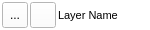
<?xml version="1.0" encoding="UTF-8"?>
<ui version="4.0">
 <class>LayerEntry</class>
 <widget class="QWidget" name="LayerEntry">
  <property name="geometry">
   <rect>
    <x>0</x>
    <y>0</y>
    <width>150</width>
    <height>30</height>
   </rect>
  </property>
  <property name="minimumSize">
   <size>
    <width>150</width>
    <height>30</height>
   </size>
  </property>
  <property name="maximumSize">
   <size>
    <width>300</width>
    <height>30</height>
   </size>
  </property>
  <property name="windowTitle">
   <string>Form</string>
  </property>
  <property name="autoFillBackground">
   <bool>false</bool>
  </property>
  <property name="styleSheet">
   <string notr="true">background-color: white</string>
  </property>
  <layout class="QHBoxLayout" name="horizontalLayout">
   <property name="spacing">
    <number>2</number>
   </property>
   <property name="leftMargin">
    <number>2</number>
   </property>
   <property name="topMargin">
    <number>2</number>
   </property>
   <property name="rightMargin">
    <number>2</number>
   </property>
   <property name="bottomMargin">
    <number>2</number>
   </property>
   <item>
    <widget class="QToolButton" name="hideButton">
     <property name="minimumSize">
      <size>
       <width>26</width>
       <height>26</height>
      </size>
     </property>
     <property name="maximumSize">
      <size>
       <width>26</width>
       <height>26</height>
      </size>
     </property>
     <property name="styleSheet">
      <string notr="true">background-color: white</string>
     </property>
     <property name="text">
      <string>...</string>
     </property>
     <property name="icon">
      <iconset resource="resources.qrc">
       <normaloff>:/icons/icons/baseline-visibility-24px.svg</normaloff>:/icons/icons/baseline-visibility-24px.svg</iconset>
     </property>
     <property name="iconSize">
      <size>
       <width>24</width>
       <height>24</height>
      </size>
     </property>
    </widget>
   </item>
   <item>
    <widget class="QToolButton" name="colorButton">
     <property name="minimumSize">
      <size>
       <width>26</width>
       <height>26</height>
      </size>
     </property>
     <property name="autoFillBackground">
      <bool>false</bool>
     </property>
     <property name="styleSheet">
      <string notr="true">background-color: white</string>
     </property>
     <property name="text">
      <string/>
     </property>
    </widget>
   </item>
   <item>
    <widget class="QLabel" name="label">
     <property name="font">
      <font>
       <pointsize>8</pointsize>
      </font>
     </property>
     <property name="autoFillBackground">
      <bool>false</bool>
     </property>
     <property name="styleSheet">
      <string notr="true"/>
     </property>
     <property name="text">
      <string>Layer Name</string>
     </property>
     <property name="scaledContents">
      <bool>false</bool>
     </property>
     <property name="wordWrap">
      <bool>false</bool>
     </property>
    </widget>
   </item>
  </layout>
 </widget>
 <resources>
  <include location="resources.qrc"/>
 </resources>
 <connections/>
</ui>
